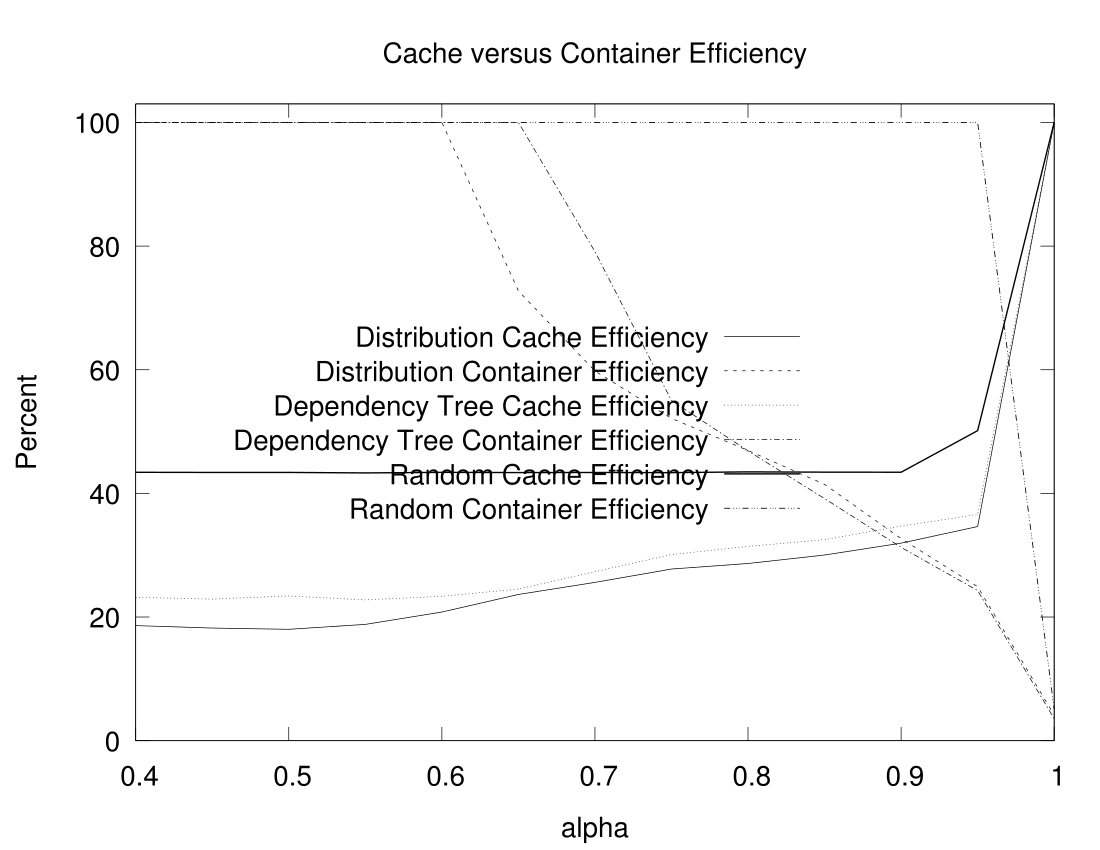

gnuplot code for this plot:
load "common.plt"
set output ARG4

set title "Cache versus Container Efficiency"
set ylabel "Percent"
set yrange [:103]
set xrange [0.4:]

set key center left

plot ARG1 using "alpha":(column("usize")/column("size")*100) with lines title 'Distribution Cache Efficiency', \
     ARG1 using "alpha":(column("efficiency")*100) with lines title 'Distribution Container Efficiency', \
     ARG2 using "alpha":(column("usize")/column("size")*100) with lines title 'Dependency Tree Cache Efficiency', \
     ARG2 using "alpha":(column("efficiency")*100) with lines title 'Dependency Tree Container Efficiency', \
     ARG3 using "alpha":(column("usize")/column("size")*100) with lines title 'Random Cache Efficiency', \
     ARG3 using "alpha":(column("efficiency")*100) with lines title 'Random Container Efficiency'
